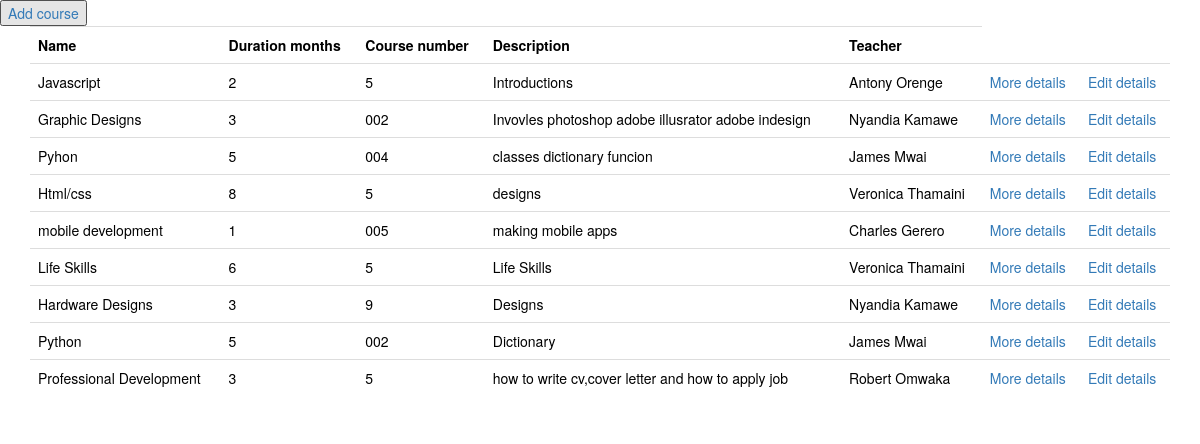
The page /course/list/ on the database its author committed.
### course/models.py (models this page shows, shortened)
class Course(models.Model):
	name=models.CharField(max_length=50)
	duration_months=models.IntegerField(max_length=250)
	Course_number=models.CharField(max_length=50)
	description=models.TextField()
	teacher=models.ForeignKey(Teacher,on_delete=models.PROTECT,default=True)

### teacher/models.py (models this page shows)
class Teacher(models.Model):
	first_name=models.CharField(max_length=50)
	last_name=models.CharField(max_length=50)
	date_of_birth=models.DateField()
	gender=models.CharField(max_length=20)
	registation_number=models.CharField(max_length=20)
	email=models.EmailField(max_length=70)
	phone_number=models.CharField(max_length=30)
	date_joined =models.DateField()
	def __str__(self):
		return self.first_name+" "+self.last_name

### course/views.py (the view)
# urls.py: path("list/",list_course,name="list_course"),
def list_course(request):
    course = Course.objects.all()
    return render(request,"list_course.html",{"course":course})

### course/templates/list_course.html (shortened to what this page needs)
<!DOCTYPE html>
<html>
<head>
	 <link rel="stylesheet" href="https://maxcdn.bootstrapcdn.com/bootstrap/3.4.0/css/bootstrap.min.css">
</head>
</head>
<body>
	<button><a href="/course/add">Add course</a></button>
	<div class="container">
	<table class="table">
		<tr>
		<th>Name</th>
		<th>Duration months</th>
		<th>Course number</th>
		<th>Description</th>
		<th>Teacher</th>
		</tr>
		 {% for course in course %}
		<tr>
			<td>{{course.name}}</td>
			<td>{{course.duration_months}}</td>
			<td>{{course.Course_number}}</td>
			<td>{{course.description}}</td>
			<td>{{course.teacher}}</td>
			<td><a href="/course/detail/{{course.pk}}">More details</a></td>
		    <td><a href="/course/edit/{{course.pk}}">Edit details</a></td>
		</tr>
		{% endfor %}
	</table>
</body>
</html>

### course/templates/list_course.html (style rules this page uses)
.container { background-color:#fff; color: black; }

### rows shown on the page
Course: name "Javascript", duration_months "2", Course_number "5", description "Introductions", teacher "Antony Orenge"
Course: name "Graphic Designs", duration_months "3", Course_number "002", description "Invovles photoshop adobe illusrator adobe indesign", teacher "Nyandia Kamawe"
Course: name "Pyhon", duration_months "5", Course_number "004", description "classes dictionary funcion", teacher "James Mwai"
Course: name "Html/css", duration_months "8", Course_number "5", description "designs", teacher "Veronica Thamaini"
Course: name "mobile development", duration_months "1", Course_number "005", description "making mobile apps", teacher "Charles Gerero"
Course: name "Life Skills", duration_months "6", Course_number "5", description "Life Skills", teacher "Veronica Thamaini"
Course: name "Hardware Designs", duration_months "3", Course_number "9", description "Designs", teacher "Nyandia Kamawe"
Course: name "Python", duration_months "5", Course_number "002", description "Dictionary", teacher "James Mwai"
Course: name "Professional Development", duration_months "3", Course_number "5", description "how to write cv,cover letter and how to apply job", teacher "Robert Omwaka"
